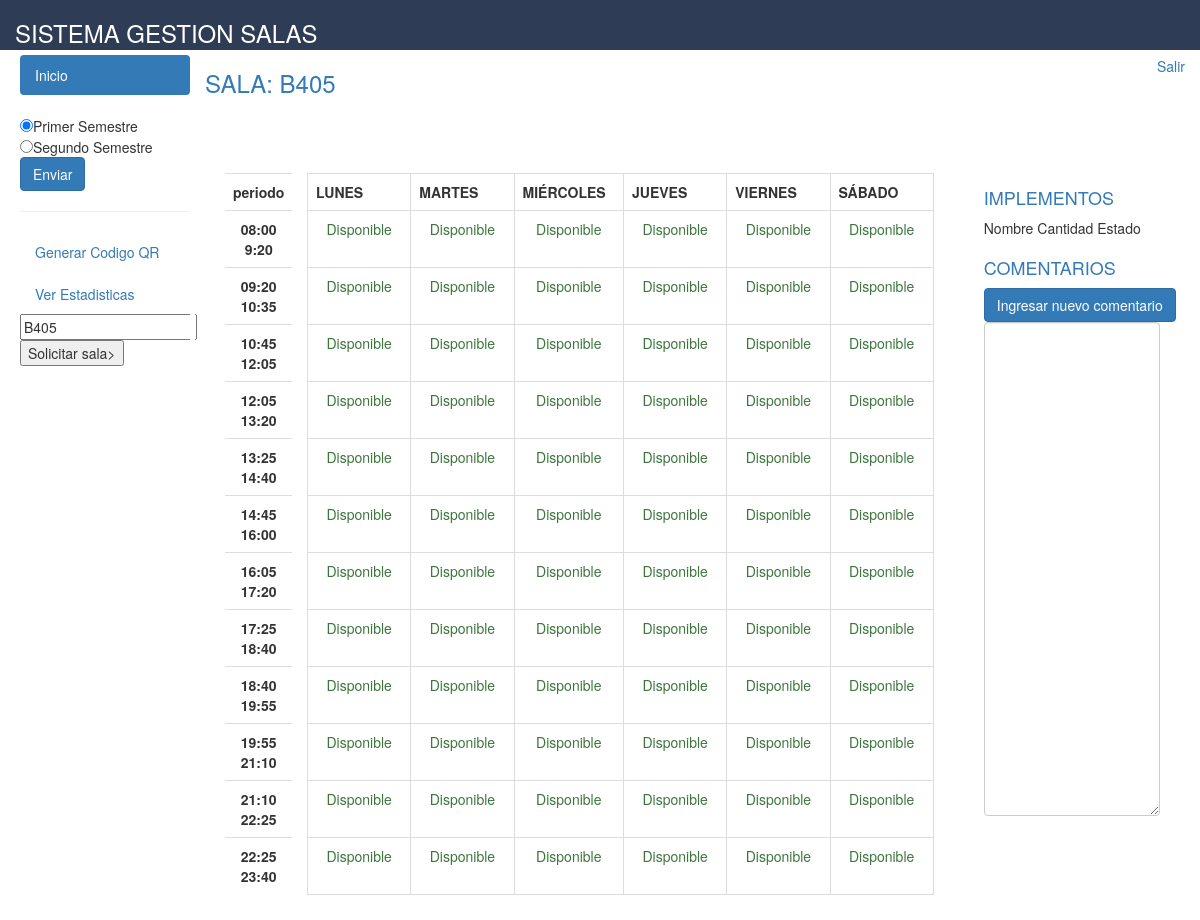
Page /vistasec.php?id=B405 (signed in) on the earlier database version.
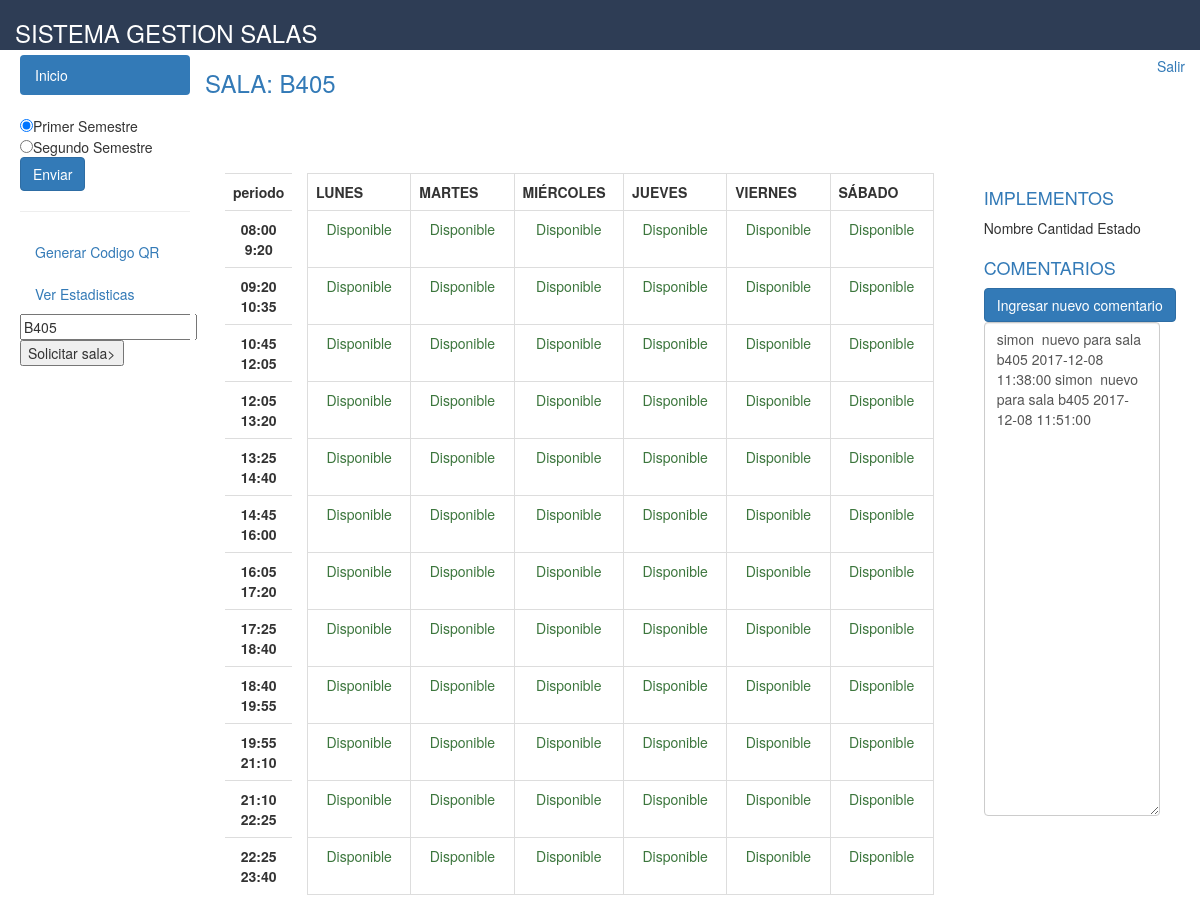
Same page on the later database version.
### tables this page shows
CREATE TABLE `comentario` (
  `CODCOM` int(20) NOT NULL,
  `FECHACOM` date NOT NULL,
  `HORA` time NOT NULL,
  `RUT` char(9) NOT NULL,
  `CODSALA` varchar(6) NOT NULL,
  `COMENTARIO` text NOT NULL
);

CREATE TABLE `usuario` (
  `RUT` char(8) NOT NULL,
  `DV` varchar(1) NOT NULL,
  `PASS` varchar(20) NOT NULL,
  `NOMBRE` varchar(20) NOT NULL,
  `CORREO` varchar(50) NOT NULL,
  `TELEFONO` int(10) NOT NULL,
  `TIPOUSUARIO` varchar(20) NOT NULL,
  `CODPISO` varchar(20) NOT NULL,
  `CODED` varchar(6) DEFAULT NULL
);

### vistasec.php (the view, shortened to what the changed rows need)
<!DOCTYPE html>
 <html>
 <head>
  <link rel="stylesheet" type="text/css" href="css/bootstrap.css">
<div class="row">
<div class="col-md-4 col-lg-10 vcenter" style="border:5px solid #fff">
        <div style="height:20em">
         <div class="container-fluid">
         <div class="row">
          <div class="col-md-1 " style="background:   #fff ;">
<table class='table table-border'  border="0.5" >
            <th style="width:15%">periodo</th>
            <tr>
              <th class="text-center" WIDTH="50" HEIGHT="50">08:00<br>9:20</th>
           </tr><tr>
              <th class="text-center" WIDTH="50" HEIGHT="50">09:20<br>10:35</th>
           </tr><tr>
              <th class="text-center" WIDTH="50" HEIGHT="50">10:45<br>12:05</th>
           </tr><tr>
              <th class="text-center" WIDTH="50" HEIGHT="50">12:05<br>13:20</th>
           </tr><tr>
              <th class="text-center" WIDTH="50" HEIGHT="50">13:25<br>14:40</th>
           </tr><tr>
              <th class="text-center" WIDTH="50" HEIGHT="50">14:45<br>16:00</th>
           </tr><tr>
              <th class="text-center" WIDTH="50" HEIGHT="50">16:05<br>17:20</th>
           </tr><tr>
              <th class="text-center" WIDTH="50" HEIGHT="50">17:25<br>18:40</th>
           </tr><tr>
              <th class="text-center" WIDTH="50" HEIGHT="50">18:40<br>19:55</th>
           </tr><tr>
              <th class="text-center" WIDTH="50" HEIGHT="50">19:55<br>21:10</th>
           </tr><tr>
              <th class="text-center" WIDTH="50" HEIGHT="50">21:10<br>22:25</th>
           </tr><tr>
              <th class="text-center" WIDTH="50" HEIGHT="50">22:25<br>23:40</th>
           </tr>
          </table>
          </div>
<div class="col-md-8 " style="background:   #fff ;">
 <table class="table table-bordered" border="1" >
                    <th style="width:15%"> LUNES</th>
                    <th style="width:15%"> MARTES</th>
                    <th style="width:15%"> MIÉRCOLES</th>
                    <th style="width:15%"> JUEVES</th>
                    <th style="width:15%"> VIERNES</th>
                    <th style="width:15%"> SÁBADO</th>
        </table>
</div>
<div class="col-md-3 " style="background: #fff ;">
  <div class="container-fluid">
         <div class="row">
<div class="col-md-12 " ;" style="border:5px solid #fff" >
<div>
  <th>Nombre</th>
  <th>Cantidad</th>
  <th>Estado</th>
</div>
</div>
         </div>
         </div>
<div class="container-fluid">
         <div class="row">
<div class="col-md-12 " ;" style="border:5px solid #fff" >
  <div>
      <h4><p class="text-primary">COMENTARIOS</p></h4>
<button type="button" class="btn btn-primary" data-toggle="modal" data-target="#exampleModal" data-whatever="@mdo">Ingresar nuevo comentario</button>
<?php
include "conec.php";
  $sql=( "SELECT COMENTARIO,HORA,FECHACOM,NOMBRE
FROM SALA S JOIN COMENTARIO C  ON C.CODSALA=S.CODSALA
  JOIN USUARIO U ON C.RUT=U.RUT
WHERE S.CODSALA='".$_REQUEST['id']."' ORDER BY FECHACOM ");
  $smt=$conn->prepare($sql);
  $smt->execute();
  $resultado=$smt->fetchall();
$var= count ($resultado);
 ?>
  <?php
 echo "<textarea class='form-control' rows='24'>";
  for ($i=0; $i <$var ; $i++) {
echo  $resultado[$i]['NOMBRE']." "
.$resultado[$i]['COMENTARIO']." ".$resultado[$i]['FECHACOM']." ".$resultado[$i]['HORA']." ";
    }
   echo "</textarea>";
 ?>
 </div>
         </div>
         </div>
</div>
</div>
</div>
</div>
</div>
</div>
 </body>
 </html>

Differences in the rows shown:
added comentario: RUT+COMENTARIO+FECHACOM "simon nuevo para sala b405 2017-12-08 11:38:00 simon nuevo para sala b405 2017-12-08 11:51:00"
